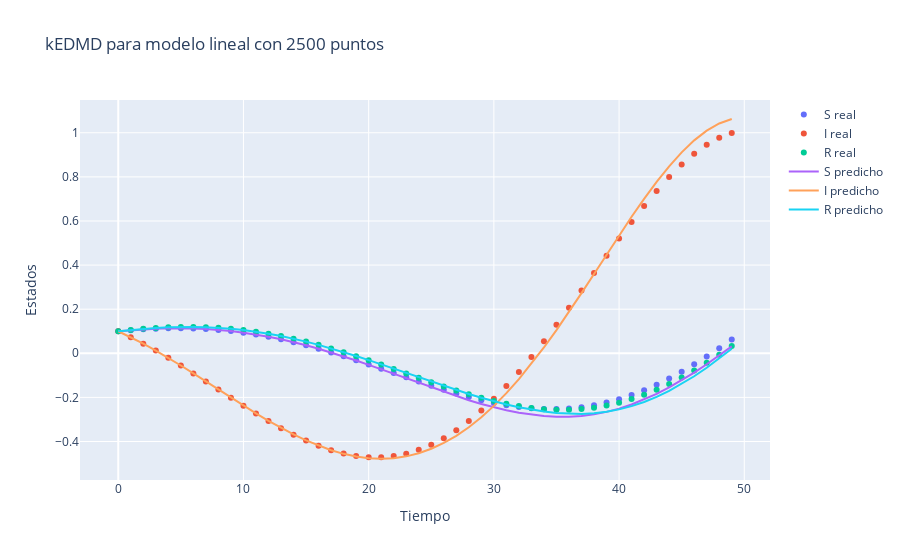

Notebook source saved alongside this figure:
### Code cell
# Alpha
alpha = -0.3

# Predicción
x, x_koop = compute_linear_kedmd(alpha, N)

# Gráfico
fig = go.Figure()

fig.add_trace(go.Scatter(x=t, y=x[:,0], name='S real', mode='markers'))
fig.add_trace(go.Scatter(x=t, y=x[:,1], name='I real', mode='markers'))
fig.add_trace(go.Scatter(x=t, y=x[:,2], name='R real', mode='markers'))

fig.add_trace(go.Scatter(x=t, y=x_koop[:,0], name='S predicho'))
fig.add_trace(go.Scatter(x=t, y=x_koop[:,1], name='I predicho'))
fig.add_trace(go.Scatter(x=t, y=x_koop[:,2], name='R predicho'))

# Colocar titulo
fig.update_layout(
    title=f"kEDMD para modelo lineal con {N} puntos",
    xaxis_title="Tiempo",
    yaxis_title="Estados"
    )

fig.write_image(img_path+"Linear1.pdf")
fig.show()
